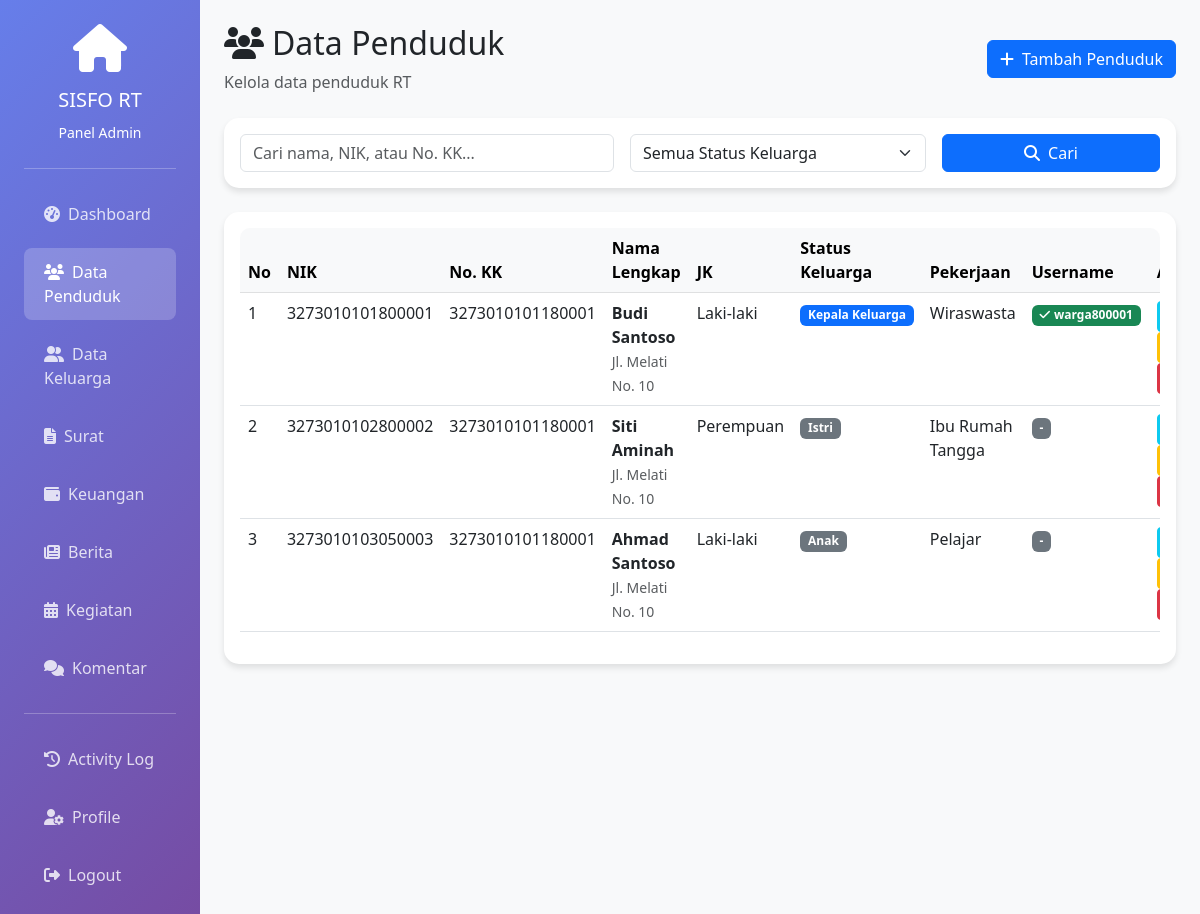
Screenshot of /admin/penduduk.php (signed in) with the database file from the repository.
### tables this page shows
CREATE TABLE warga (
    id_warga INT PRIMARY KEY AUTO_INCREMENT,
    id_user INT NULL COMMENT 'Hanya untuk Kepala Keluarga',
    nik VARCHAR(16) UNIQUE NOT NULL,
    no_kk VARCHAR(16) NOT NULL,
    nama_lengkap VARCHAR(100) NOT NULL,
    tempat_lahir VARCHAR(50),
    tanggal_lahir DATE,
    jenis_kelamin ENUM('Laki-laki', 'Perempuan'),
    status_keluarga ENUM('Kepala Keluarga', 'Istri', 'Anak', 'Orang Tua', 'Lainnya'),
    agama ENUM('Islam', 'Kristen', 'Katolik', 'Hindu', 'Buddha', 'Konghucu'),
    pendidikan VARCHAR(50),
    pekerjaan VARCHAR(50),
    status_perkawinan ENUM('Belum Kawin', 'Kawin', 'Cerai Hidup', 'Cerai Mati'),
    alamat TEXT,
    rt VARCHAR(5),
    rw VARCHAR(5),
    latitude DECIMAL(10, 8) NULL,
    longitude DECIMAL(11, 8) NULL,
    no_telepon VARCHAR(15),
    foto_profil VARCHAR(255) DEFAULT 'default.jpg',
    created_at TIMESTAMP DEFAULT CURRENT_TIMESTAMP,
    updated_at TIMESTAMP DEFAULT CURRENT_TIMESTAMP ON UPDATE CURRENT_TIMESTAMP,
    FOREIGN KEY (id_user) REFERENCES users(id_user) ON DELETE SET NULL,
    INDEX idx_no_kk (no_kk),
    INDEX idx_status_keluarga (status_keluarga)
);

CREATE TABLE users (
    id_user INT PRIMARY KEY AUTO_INCREMENT,
    username VARCHAR(50) UNIQUE NOT NULL,
    password VARCHAR(255) NOT NULL,
    role ENUM('admin', 'warga', 'bendahara') NOT NULL,
    is_active TINYINT(1) DEFAULT 1,
    created_at TIMESTAMP DEFAULT CURRENT_TIMESTAMP,
    updated_at TIMESTAMP DEFAULT CURRENT_TIMESTAMP ON UPDATE CURRENT_TIMESTAMP
);

### includes/functions.php (called while the page is built, shortened)
<?php
function e($string) {
    return htmlspecialchars($string, ENT_QUOTES, 'UTF-8');
}
?>

### admin/penduduk.php (the view, shortened to what this page needs)
<?php
require_once '../includes/functions.php';
require_once '../includes/middleware.php';
$page = isset($_GET['page']) ? (int)$_GET['page'] : 1;
$limit = 10;
$offset = ($page - 1) * $limit;
$search = isset($_GET['search']) ? cleanInput($_GET['search']) : '';
$where = "WHERE 1=1";
$params = [];
$types = "";
$query = "SELECT w.*, u.username FROM warga w
          LEFT JOIN users u ON w.id_user = u.id_user
          $where
          ORDER BY w.created_at DESC
          LIMIT ? OFFSET ?";
$params[] = $limit;
$params[] = $offset;
$types .= "ii";
$stmt = $conn->prepare($query);
if (count($params) > 2) {
    $stmt->bind_param($types, ...$params);
} else {
    $stmt->bind_param("ii", $limit, $offset);
}
$stmt->execute();
$warga_list = $stmt->get_result();
?>
<!DOCTYPE html>
<html lang="id">
<head>
    <link href="https://cdn.jsdelivr.net/npm/bootstrap@5.3.0/dist/css/bootstrap.min.css" rel="stylesheet">
    <link href="https://cdnjs.cloudflare.com/ajax/libs/font-awesome/6.4.0/css/all.min.css" rel="stylesheet">
</head>
<body>
    <div class="container-fluid">
        <div class="row">
            <div class="col-md-3 col-lg-2 sidebar p-4">
                <div class="text-center mb-4">
                    <div class="mb-3">
                        <i class="fas fa-home fa-3x"></i>
                    </div>
                    <h5>SISFO RT</h5>
                    <small>Panel Admin</small>
                </div>
                <hr class="bg-white">
                <nav class="nav flex-column">
                    <a class="nav-link" href="dashboard.php">
                        <i class="fas fa-tachometer-alt me-2"></i>Dashboard
                    </a>
                    <a class="nav-link active" href="penduduk.php">
                        <i class="fas fa-users me-2"></i>Data Penduduk
                    </a>
                    <a class="nav-link" href="keluarga.php">
                        <i class="fas fa-user-friends me-2"></i>Data Keluarga
                    </a>
                    <a class="nav-link" href="surat.php">
                        <i class="fas fa-file-alt me-2"></i>Surat
                    </a>
                    <a class="nav-link" href="keuangan.php">
                        <i class="fas fa-wallet me-2"></i>Keuangan
                    </a>
                    <a class="nav-link" href="berita.php">
                        <i class="fas fa-newspaper me-2"></i>Berita
                    </a>
                    <a class="nav-link" href="kegiatan.php">
                        <i class="fas fa-calendar-alt me-2"></i>Kegiatan
                    </a>
                    <a class="nav-link" href="komentar.php">
                        <i class="fas fa-comments me-2"></i>Komentar
                    </a>
                    <hr class="bg-white">
                    <a class="nav-link" href="activity_log.php">
                        <i class="fas fa-history me-2"></i>Activity Log
                    </a>
                    <a class="nav-link" href="../profile.php">
                        <i class="fas fa-user-cog me-2"></i>Profile
                    </a>
                    <a class="nav-link" href="../logout.php">
                        <i class="fas fa-sign-out-alt me-2"></i>Logout
                    </a>
                </nav>
            </div>
            <div class="col-md-9 col-lg-10 p-4">
                <div class="d-flex justify-content-between align-items-center mb-4">
                    <div>
                        <h2><i class="fas fa-users me-2"></i>Data Penduduk</h2>
                        <p class="text-muted mb-0">Kelola data penduduk RT</p>
                    </div>
                    <button class="btn btn-primary" data-bs-toggle="modal" data-bs-target="#tambahModal">
                        <i class="fas fa-plus me-2"></i>Tambah Penduduk
                    </button>
                </div>
                <div class="card mb-4">
                    <div class="card-body">
                        <form method="GET" class="row g-3">
                            <div class="col-md-5">
                                <input type="text" name="search" class="form-control" placeholder="Cari nama, NIK, atau No. KK..." value="<?php echo e($search); ?>">
                            </div>
                            <div class="col-md-4">
                                <select name="status" class="form-select">
                                    <option value="">Semua Status Keluarga</option>
                                </select>
                            </div>
                            <div class="col-md-3">
                                <button type="submit" class="btn btn-primary w-100"><i class="fas fa-search me-2"></i>Cari</button>
                            </div>
                        </form>
                    </div>
                </div>
                <div class="card">
                    <div class="card-body">
                        <div class="table-responsive">
                            <table class="table table-hover">
                                <thead class="table-light">
                                    <tr>
                                        <th>No</th>
                                        <th>NIK</th>
                                        <th>No. KK</th>
                                        <th>Nama Lengkap</th>
                                        <th>JK</th>
                                        <th>Status Keluarga</th>
                                        <th>Pekerjaan</th>
                                        <th>Username</th>
                                        <th>Aksi</th>
                                    </tr>
                                </thead>
                                <tbody>
                                    <?php if ($warga_list->num_rows > 0): ?>
                                        <?php $no = $offset + 1; ?>
                                        <?php while($warga = $warga_list->fetch_assoc()): ?>
                                            <tr>
                                                <td><?php echo $no++; ?></td>
                                                <td><?php echo e($warga['nik']); ?></td>
                                                <td><?php echo e($warga['no_kk']); ?></td>
                                                <td>
                                                    <strong><?php echo e($warga['nama_lengkap']); ?></strong><br>
                                                    <small class="text-muted"><?php echo e($warga['alamat']); ?></small>
                                                </td>
                                                <td><?php echo e($warga['jenis_kelamin']); ?></td>
                                                <td>
                                                    <span class="badge <?php echo $warga['status_keluarga'] === 'Kepala Keluarga' ? 'bg-primary' : 'bg-secondary'; ?>">
                                                        <?php echo e($warga['status_keluarga']); ?>
                                                    </span>
                                                </td>
                                                <td><?php echo e($warga['pekerjaan']); ?></td>
                                                <td>
                                                    <?php if ($warga['username']): ?>
                                                        <span class="badge bg-success"><i class="fas fa-check me-1"></i><?php echo e($warga['username']); ?></span>
                                                    <?php else: ?>
                                                        <span class="badge bg-secondary">-</span>
                                                    <?php endif; ?>
                                                </td>
                                                <td>
                                                    <button class="btn btn-sm btn-info" onclick="detailWarga(<?php echo $warga['id_warga']; ?>)">
                                                    </button>
                                                    <button class="btn btn-sm btn-warning" onclick="editWarga(<?php echo $warga['id_warga']; ?>)">
                                                    </button>
                                                    <button class="btn btn-sm btn-danger" onclick="hapusWarga(<?php echo $warga['id_warga']; ?>, '<?php echo e($warga['nama_lengkap']); ?>')">
                                                    </button>
                                                </td>
                                            </tr>
                                        <?php endwhile; ?>
                                    <?php else: ?>
                                        <tr>
                                            <td colspan="9" class="text-center">Tidak ada data penduduk</td>
                                        </tr>
                                    <?php endif; ?>
                                </tbody>
                            </table>
                        </div>
                    </div>
                </div>
            </div>
        </div>
    </div>
</body>
</html>

### admin/penduduk.php (style rules this page uses)
:root { --primary-color: #667eea; --secondary-color: #764ba2; }
body { background-color: #f8f9fa; }
.sidebar { min-height: 100vh; background: linear-gradient(135deg, var(--primary-color) 0%, var(--secondary-color) 100%); color: white; }
.sidebar .nav-link { color: rgba(255,255,255,0.8); padding: 12px 20px; margin: 5px 0; border-radius: 8px; transition: all 0.3s; }
.sidebar .nav-link:hover, .sidebar .nav-link.active { background: rgba(255,255,255,0.2); color: white; }
.card { border: none; border-radius: 15px; box-shadow: 0 4px 6px rgba(0,0,0,0.1); }
.table-responsive { border-radius: 10px; }

### rows the page displays
warga: nik "3273010101800001", no_kk "3273010101180001", nama_lengkap "Budi Santoso", alamat "Jl. Melati No. 10", jenis_kelamin "Laki-laki", status_keluarga "Kepala Keluarga", pekerjaan "Wiraswasta", id_user.username "warga800001"
warga: nik "3273010102800002", no_kk "3273010101180001", nama_lengkap "Siti Aminah", alamat "Jl. Melati No. 10", jenis_kelamin "Perempuan", status_keluarga "Istri", pekerjaan "Ibu Rumah Tangga"
warga: nik "3273010103050003", no_kk "3273010101180001", nama_lengkap "Ahmad Santoso", alamat "Jl. Melati No. 10", jenis_kelamin "Laki-laki", status_keluarga "Anak", pekerjaan "Pelajar"
